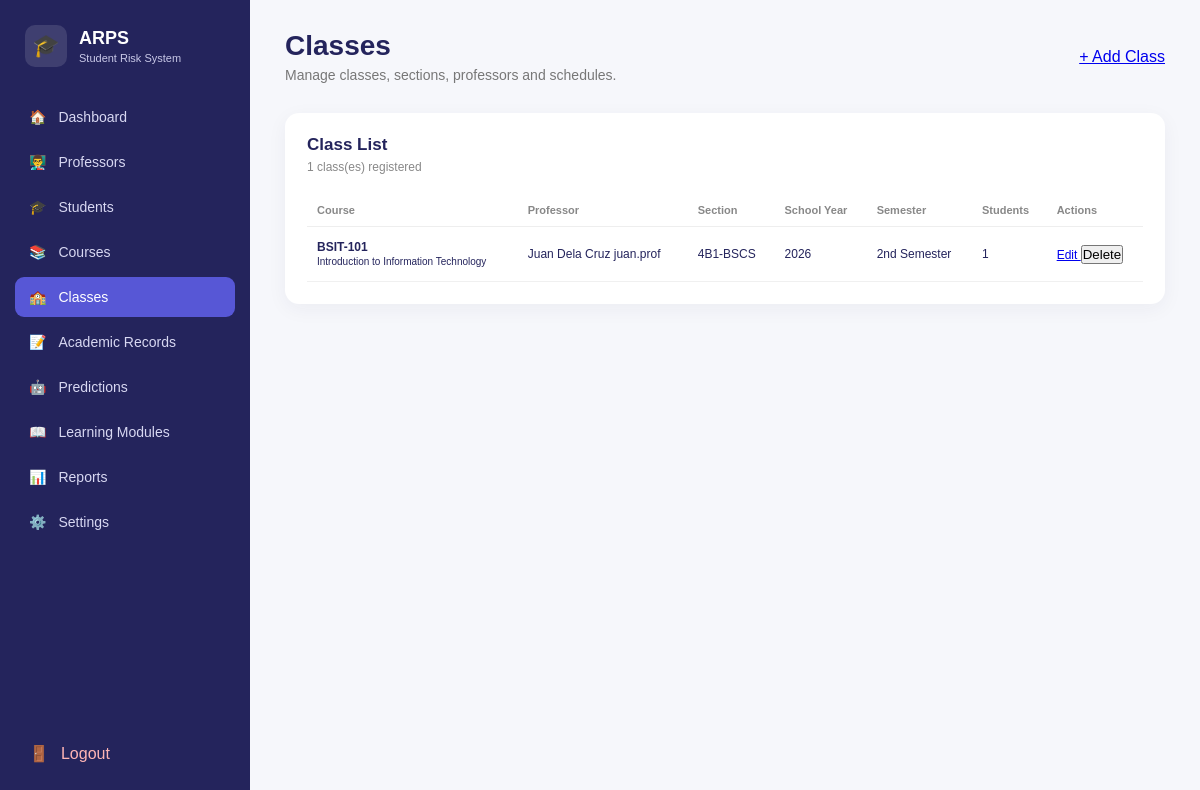
Page /classes (signed in) on the committed database.
### tables this page shows
CREATE TABLE classes (
            class_id INTEGER PRIMARY KEY AUTOINCREMENT,
            course_id INTEGER NOT NULL,
            professor_id INTEGER NOT NULL,
            section TEXT,
            school_year TEXT,
            semester TEXT,
            FOREIGN KEY (course_id)
                REFERENCES courses(course_id)
                ON DELETE CASCADE,
            FOREIGN KEY (professor_id)
                REFERENCES professors(professor_id)
                ON DELETE CASCADE
        );

CREATE TABLE courses (
            course_id INTEGER PRIMARY KEY AUTOINCREMENT,
            course_code TEXT UNIQUE NOT NULL,
            course_title TEXT NOT NULL,
            description TEXT
        );

CREATE TABLE professors (
            professor_id INTEGER PRIMARY KEY AUTOINCREMENT,
            user_id INTEGER UNIQUE,
            employee_number TEXT UNIQUE NOT NULL,
            first_name TEXT NOT NULL,
            last_name TEXT NOT NULL,
            email TEXT UNIQUE,
            FOREIGN KEY (user_id)
                REFERENCES users(user_id)
                ON DELETE CASCADE
        );

### app.py (the view)
@app.route("/classes")
def classes():
    if "user_id" not in session:
        return redirect(url_for("login"))
    if session["role"] != "admin":
        return redirect(url_for("dashboard"))
    connection = get_db_connection()
    try:
        cursor = connection.cursor()
        cursor.execute("""
            SELECT
                cl.class_id,
                cl.section,
                cl.school_year,
                cl.semester,
                c.course_id,
                c.course_code,
                c.course_title,
                p.professor_id,
                p.first_name AS professor_first_name,
                p.last_name AS professor_last_name,
                COUNT(DISTINCT e.student_id) AS student_count
            FROM classes cl

            JOIN courses c
                ON cl.course_id = c.course_id

            JOIN professors p
                ON cl.professor_id = p.professor_id

            LEFT JOIN enrollments e
                ON cl.class_id = e.class_id

            GROUP BY
                cl.class_id,
                cl.section,
                cl.school_year,
                cl.semester,
                c.course_id,
                c.course_code,
                c.course_title,
                p.professor_id,
                p.first_name,
                p.last_name

            ORDER BY c.course_code, cl.section
        """)
        classes_list = cursor.fetchall()
    finally:
        connection.close()
    return render_template(
        "classes.html",
        classes=classes_list
    )

### database.py (called while the page is built)
def get_db_connection():
    connection = sqlite3.connect(DATABASE)
    connection.row_factory = sqlite3.Row
    connection.execute("PRAGMA foreign_keys = ON")
    return connection

### templates/classes.html (shortened to what this page needs)
<!DOCTYPE html>
<html lang="en">
<head>
    <link rel="stylesheet"
          href="{{ url_for('static', filename='css/style.css') }}">
</head>
<body class="dashboard-page">
<div class="dashboard-layout">
    <aside class="sidebar">
        <div class="brand">
            <div class="brand-icon">🎓</div>
            <div>
                <strong>ARPS</strong>
                <small>Student Risk System</small>
            </div>
        </div>
        <nav class="sidebar-nav">
            <a href="{{ url_for('dashboard') }}" class="nav-item">
                🏠
                <span>Dashboard</span>
            </a>
            <a href="{{ url_for('professors') }}" class="nav-item">
                👨‍🏫
                <span>Professors</span>
            </a>
            <a href="{{ url_for('students') }}" class="nav-item">
                🎓
                <span>Students</span>
            </a>
            <a href="{{ url_for('courses') }}" class="nav-item">
                📚
                <span>Courses</span>
            </a>
            <a href="{{ url_for('classes') }}" class="nav-item active">
                🏫
                <span>Classes</span>
            </a>
            <a href="{{ url_for('academic_records') }}" class="nav-item">
    📝
    <span>Academic Records</span>
</a>
            <a href="{{ url_for('predictions') }}"
   class="nav-item">
    🤖
    <span>Predictions</span>
</a>
            <a href="#" class="nav-item">
                📖
                <span>Learning Modules</span>
            </a>
            <a href="#" class="nav-item">
                📊
                <span>Reports</span>
            </a>
            <a href="#" class="nav-item">
                ⚙️
                <span>Settings</span>
            </a>
        </nav>
        <a href="{{ url_for('logout') }}"
           class="logout-button">
            🚪
            <span>Logout</span>
        </a>
    </aside>
    <main class="main-content">
        <header class="topbar">
            <div>
                <h1>Classes</h1>
                <p>
                    Manage classes, sections, professors and schedules.
                </p>
            </div>
            <a href="{{ url_for('add_class') }}"
               class="btn btn-primary">
                + Add Class
            </a>
        </header>
        <section class="dashboard-card">
            <div class="card-header">
                <div>
                    <h2>Class List</h2>
                    <p>
                        {{ classes|length }} class(es) registered
                    </p>
                </div>
            </div>
            {% if classes %}
            <div class="table-wrapper">
                <table>
                    <thead>
                        <tr>
                            <th>Course</th>
                            <th>Professor</th>
                            <th>Section</th>
                            <th>School Year</th>
                            <th>Semester</th>
                            <th>Students</th>
                            <th>Actions</th>
                        </tr>
                    </thead>
                    <tbody>
                    {% for class in classes %}
                        <tr>
                            <td>
                                <strong>
                                    {{ class["course_code"] }}
                                </strong>
                                <br>
                                <small>
                                    {{ class["course_title"] }}
                                </small>
                            </td>
                            <td>
                                {{ class["professor_first_name"] }}
                                {{ class["professor_last_name"] }}
                            </td>
                            <td>
                                {{ class["section"] or "-" }}
                            </td>
                            <td>
                                {{ class["school_year"] or "-" }}
                            </td>
                            <td>
                                {{ class["semester"] or "-" }}
                            </td>
                            <td>
                                {{ class["student_count"] }}
                            </td>
                            <td>
                                <a
                                    href="{{ url_for('edit_class', class_id=class['class_id']) }}"
                                    class="btn btn-small">
                                    Edit
                                </a>
                                <form
                                    action="{{ url_for('delete_class', class_id=class['class_id']) }}"
                                    method="POST"
                                    style="display:inline;"
                                    onsubmit="return confirm('Delete this class?');">
                                    <button
                                        type="submit"
                                        class="btn btn-small btn-danger">
                                        Delete
                                    </button>
                                </form>
                            </td>
                        </tr>
                    {% endfor %}
                    </tbody>
                </table>
            </div>
            {% endif %}
        </section>
    </main>
</div>
</body>
</html>

### static/css/style.css (style rules this page uses)
* { box-sizing: border-box; margin: 0; padding: 0; }
body { font-family: Arial, Helvetica, sans-serif; }
.dashboard-page { min-height: 100vh; background: #f6f7fb; color: #24245c; }
.dashboard-layout { display: flex; min-height: 100vh; }
.sidebar { width: 250px; background: #24245c; color: white; display: flex; flex-direction: column; padding: 25px 15px; position: fixed; left: 0; top: 0; bottom: 0; }
.brand { display: flex; align-items: center; gap: 12px; padding: 0 10px 30px; }
.brand-icon { width: 42px; height: 42px; background: rgba(255,255,255,0.12); border-radius: 10px; display: flex; align-items: center; justify-content: center; font-size: 22px; }
.brand strong { display: block; font-size: 18px; }
.brand small { display: block; color: #c9c9e8; font-size: 11px; margin-top: 3px; }
.sidebar-nav { display: flex; flex-direction: column; gap: 5px; }
.nav-item { color: #d8d8f2; text-decoration: none; display: flex; align-items: center; gap: 12px; padding: 12px 14px; border-radius: 9px; font-size: 14px; transition: 0.2s; }
.nav-item:hover, .nav-item.active { background: #5757d6; color: white; }
.logout-button { margin-top: auto; color: #ffb5b5; text-decoration: none; display: flex; align-items: center; gap: 12px; padding: 12px 14px; border-radius: 9px; }
.main-content { margin-left: 250px; width: calc(100% - 250px); padding: 30px 35px; }
.topbar { display: flex; justify-content: space-between; align-items: center; margin-bottom: 30px; }
.topbar h1 { font-size: 28px; margin-bottom: 5px; }
.topbar p { color: #777; font-size: 14px; }
.dashboard-card { background: white; border-radius: 14px; padding: 22px; box-shadow: 0 5px 20px rgba(30,30,80,0.05); }
.card-header { margin-bottom: 20px; }
.card-header h2 { font-size: 17px; margin-bottom: 5px; }
.card-header p { color: #888; font-size: 12px; }
.table-wrapper { overflow-x: auto; }
table { width: 100%; border-collapse: collapse; }
th { text-align: left; color: #888; font-size: 11px; padding: 10px; border-bottom: 1px solid #eee; }
td { padding: 13px 10px; font-size: 12px; border-bottom: 1px solid #f0f0f0; }

### rows in the picture
classes: course_code "BSIT-101", course_title "Introduction to Information Technology", professor_first_name "Juan Dela Cruz", professor_last_name "juan.prof", section "4B1-BSCS", school_year "2026", semester "2nd Semester", student_count "1"

### other values in the picture
{{ classes|length }} "1"
